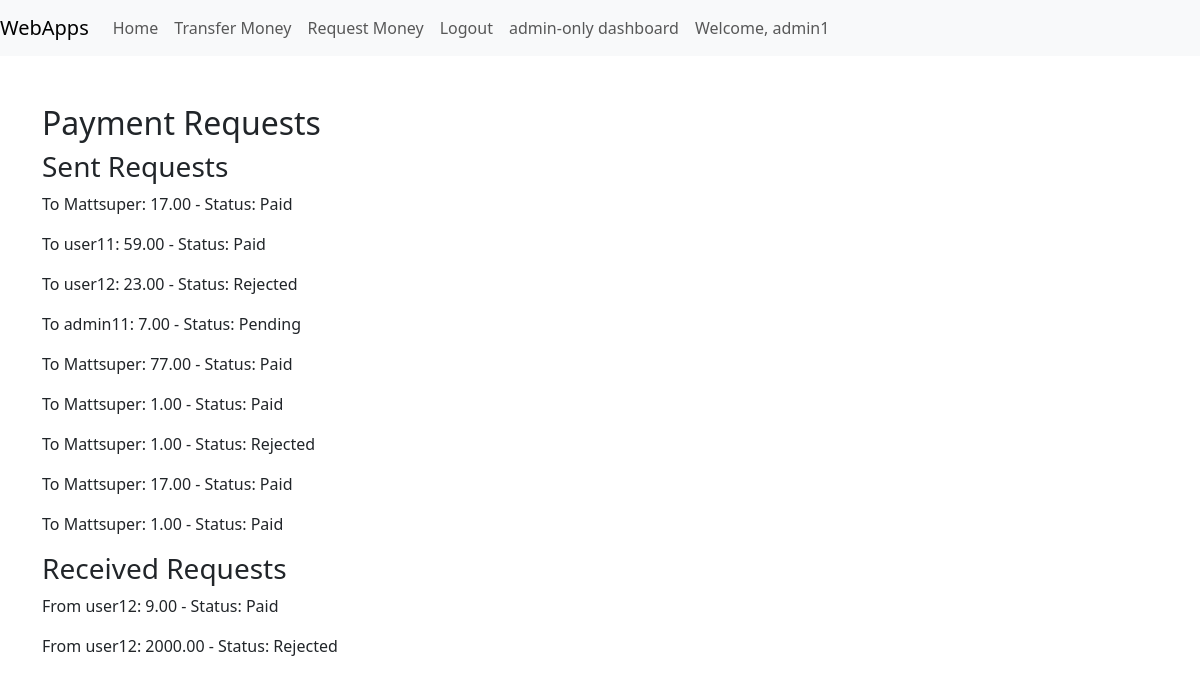
The app's page /webapps2024/payment-requests/ (signed in) with its own data.
### payapp/models.py (models this page shows, shortened)
class PaymentRequest(models.Model):
    STATUS_CHOICES = (
        ('pending', 'Pending'),
        ('rejected', 'Rejected'),
        ('paid', 'Paid'),
    )
    sender = models.ForeignKey(User, related_name='sent_payment_requests', on_delete=models.CASCADE)
    recipient = models.ForeignKey(User, related_name='received_payment_requests', on_delete=models.CASCADE)
    amount = models.DecimalField(max_digits=10, decimal_places=2)
    status = models.CharField(max_length=10, choices=STATUS_CHOICES, default='pending')
    created_at = models.DateTimeField(auto_now_add=True)

### payapp/views.py (the view)
# urls.py: path('payment-requests/', transactions_views.payment_requests_list, name='payment_requests_list'),
def payment_requests_list(request):
    sent_requests = PaymentRequest.objects.filter(sender=request.user)
    received_requests = PaymentRequest.objects.filter(recipient=request.user)
    return render(request, 'requestpay/payment_requests_list.html', {
        'sent_requests': sent_requests,
        'received_requests': received_requests,
    })

### templates/requestpay/payment_requests_list.html (shortened to what this page needs)
{% extends 'webapps2024/base.html' %}
{% block content %}
    <h2>Payment Requests</h2>
    <h3>Sent Requests</h3>
    {% for request in sent_requests %}
        <p>To {{ request.recipient.username }}: {{ request.amount }} - Status: {{ request.get_status_display }}</p>
    {% empty %}
        <p>You haven't sent any payment requests.</p>
    {% endfor %}
    <h3>Received Requests</h3>
    {% for request in received_requests %}
        <p>From {{ request.sender.username }}: {{ request.amount }} - Status: {{ request.get_status_display }}</p>
    {% empty %}
        <p>You haven't received any payment requests.</p>
    {% endfor %}
{% endblock %}

### templates/webapps2024/base.html (shortened to what this page needs)
{% load crispy_forms_tags %}
<!DOCTYPE html>
<html lang="en">
<head>
    <link href="https://cdn.jsdelivr.net/npm/bootstrap@5.3.0-alpha1/dist/css/bootstrap.min.css" rel="stylesheet">
</head>
<body>
<nav class="navbar navbar-expand-lg navbar-light bg-light">
    <a class="navbar-brand" href="#">WebApps</a>
    <div class="collapse navbar-collapse" id="navbarText">
        <ul class="navbar-nav mr-auto">
            {% if user.is_authenticated %}
                <li class="nav-item">
                    <a class="nav-link" href="{% url 'home' %}">Home</a>
                </li>
                <li class="nav-item">
                    <a class="nav-link" href="{% url 'points_transfer' %}">Transfer Money</a>
                </li>
                <li class="nav-item">
                    <a class="nav-link" href="{% url 'create_payment_request' %}">Request Money</a>
                </li>
                <li class="nav-item">
                    <a class="nav-link" href="{% url 'logout' %}">Logout</a>
                </li>
                <li class="nav-item">
                    <a class="nav-link" href="{% url 'admin_dashboard' %}">admin-only dashboard</a>
                </li>
                <li class="nav-item">
                    <a class="nav-link">Welcome, {{ user.username }}</a>
                </li>
            {% else %}
                <li class="nav-item">
                    <a class="nav-link" href="{% url 'login' %}">Login</a>
                </li>
            {% endif %}
        </ul>
    </div>
</nav>
<div class="container py-5">
    {% block content %}{% endblock %}
</div>
</body>
</html>

### records on screen
PaymentRequest: recipient.username "Mattsuper", amount "17.00", status "Paid"
PaymentRequest: recipient.username "user11", amount "59.00", status "Paid"
PaymentRequest: recipient.username "user12", amount "23.00", status "Rejected"
PaymentRequest: recipient.username "admin11", amount "7.00", status "Pending"
PaymentRequest: recipient.username "Mattsuper", amount "77.00", status "Paid"
PaymentRequest: recipient.username "Mattsuper", amount "1.00", status "Paid"
PaymentRequest: recipient.username "Mattsuper", amount "1.00", status "Rejected"
PaymentRequest: recipient.username "Mattsuper", amount "17.00", status "Paid"
PaymentRequest: recipient.username "Mattsuper", amount "1.00", status "Paid"
PaymentRequest: sender.username "user12", amount "9.00", status "Paid"
PaymentRequest: sender.username "user12", amount "2000.00", status "Rejected"

### other values on screen
{{ user.username }} "admin1"
